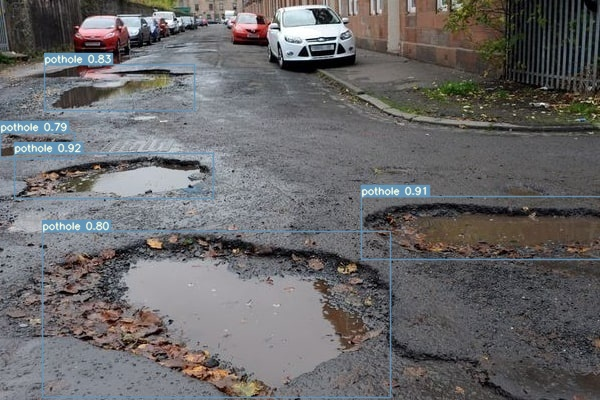
#> input picture sample-1.jpg, 600 x 400 px; its folder holds only this picture in this run
$ python -i processing.py   (imports and definitions only)
#> lines starting #> are read from the running program, lines starting #| are printed output that depends on the picture
import numpy as np
import cv2
import os

def trasform(path):
#> called with path = '../sample-1.jpg'
    img = cv2.imread(path)
#> img is the input picture: shape (400, 600, 3); mean B, G, R 105.2, 103.9, 105
    gray_image = cv2.cvtColor(img, cv2.COLOR_BGR2GRAY)
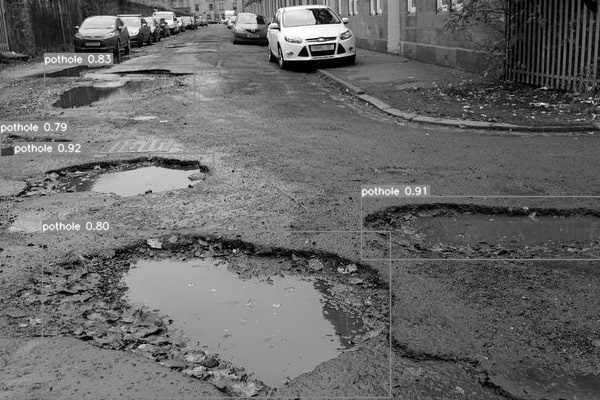
#> gray_image: shape (400, 600); min 0, max 255, mean 104.4
    kernel = np.ones((3,3), np.uint8)
    erosion = cv2.erode(gray_image, kernel, iterations = 1)
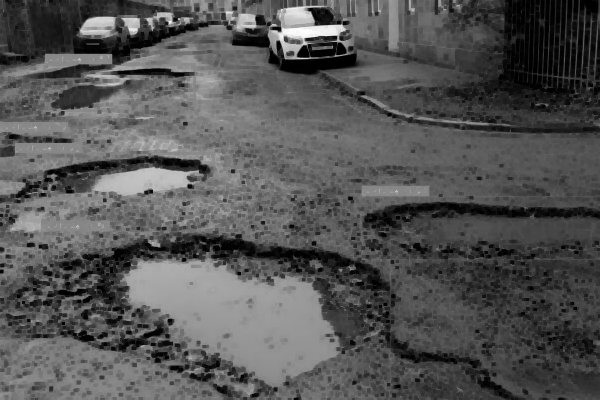
#> erosion: shape (400, 600); min 0, max 254, mean 84.6
    kernel_sharpening = np.array([[-1,-1,-1],
                              [-1,9,-1],
                              [-1,-1,-1]])
    sharpened = cv2.filter2D(erosion, -1, kernel_sharpening)
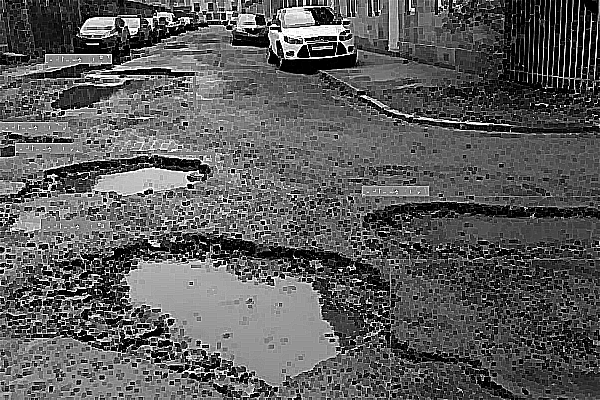
#> sharpened: shape (400, 600); min 0, max 255, mean 90.9
    kernel_3x3 = np.ones((3, 3), np.float32) / 9
    blurred = cv2.filter2D(sharpened, -1, kernel_3x3)
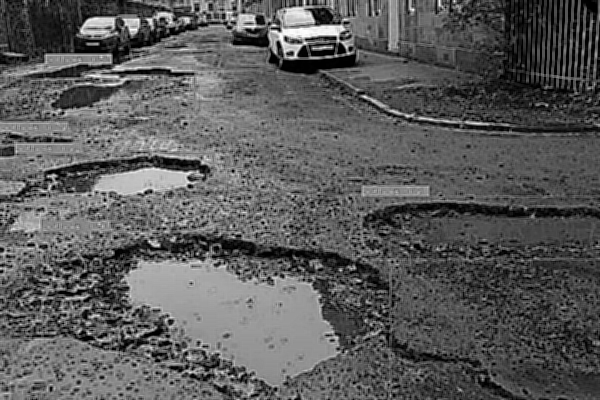
#> blurred: shape (400, 600); min 0, max 255, mean 90.9
    # cv2.imshow('blurred', blurred)
    # cv2.waitKey(0)
    return blurred

path= 'pothole-dataset/train/images/train/'
val_path= 'pothole-dataset/train/images/val/'
test_path = 'pothole-dataset/test/images/'
destination = 'gray_data/train/images/train/'
val_destination = 'gray_data/train/images/val/'
test_destination = 'gray_data/test/images/'

# [3 lines not run here, left out]

>>> result = trasform('../sample-1.jpg')

$ run again, on sample-2.jpg
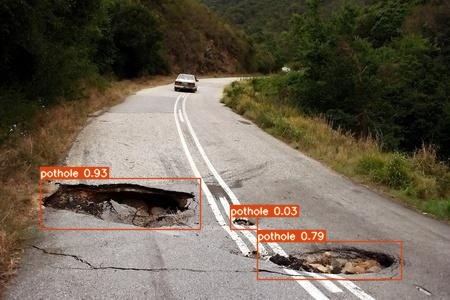
#> input picture sample-2.jpg, 450 x 300 px
#> in trasform, img is the input picture: shape (300, 450, 3); mean B, G, R 81.1, 96.2, 106.6
#> in trasform, `sharpened = cv2.filter2D(erosion, -1, kernel_sharpening)`:
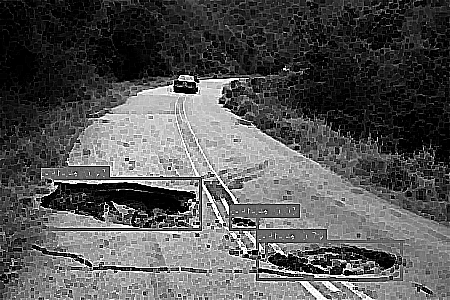
#> sharpened: shape (300, 450); min 0, max 255, mean 85.4
#> in trasform, `blurred = cv2.filter2D(sharpened, -1, kernel_3x3)`:
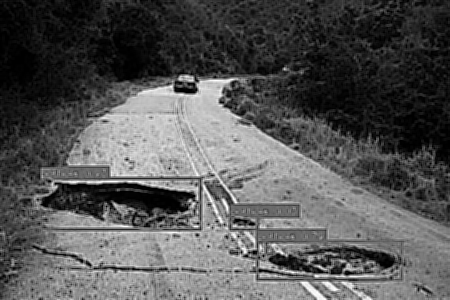
#> blurred: shape (300, 450); min 0, max 255, mean 85.4
